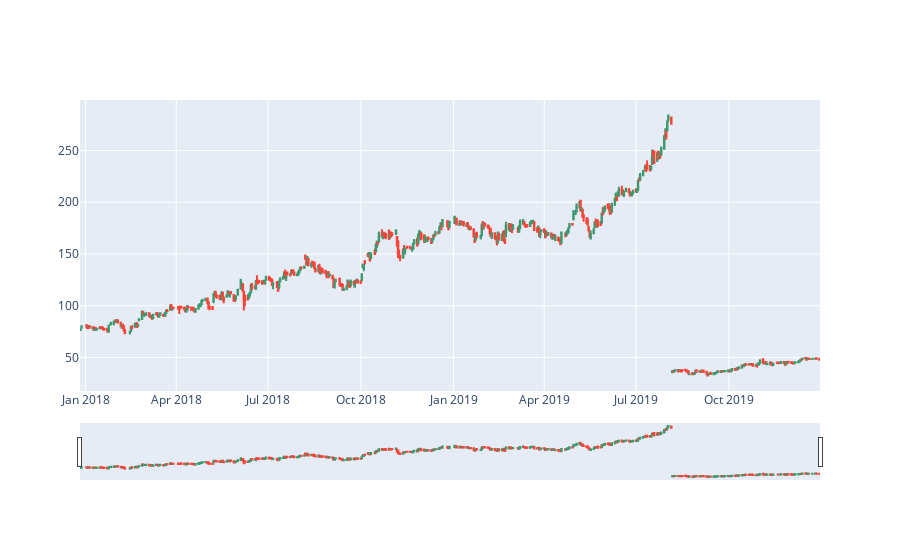

Notebook source saved alongside this figure:
### Code cell
# informacoes 
info = [go.Candlestick(
    x=mglu_daily.index,            
    open=mglu_daily['open'],
    high=mglu_daily['high'],
    low=mglu_daily['low'],
    close=mglu_daily['close'])
]
fig = go.Figure(data=info)

fig.show()

### Figure 1 — Plotly figure (JSON) as saved in the notebook; plotly's stock layout.template omitted (floating-point values rounded to 4 significant figures; data arrays with more than 128 entries replaced by an {"elided": "..."} marker saying what was removed)
{"data": [{"close": {"elided": "495 float values"}, "high": {"elided": "495 float values"}, "low": {"elided": "495 float values"}, "open": {"elided": "495 float values"}, "type": "candlestick", "x": {"elided": "495 str values"}}], "layout": {"autosize": true, "xaxis": {"autorange": true, "range": ["2017-12-26 12:00", "2019-12-30 12:00"], "rangeslider": {"autorange": true, "range": ["2017-12-26 12:00", "2019-12-30 12:00"], "yaxis": {"_template": null, "rangemode": "match"}}, "type": "date"}, "yaxis": {"autorange": true, "range": [17.57, 298.9]}}}
